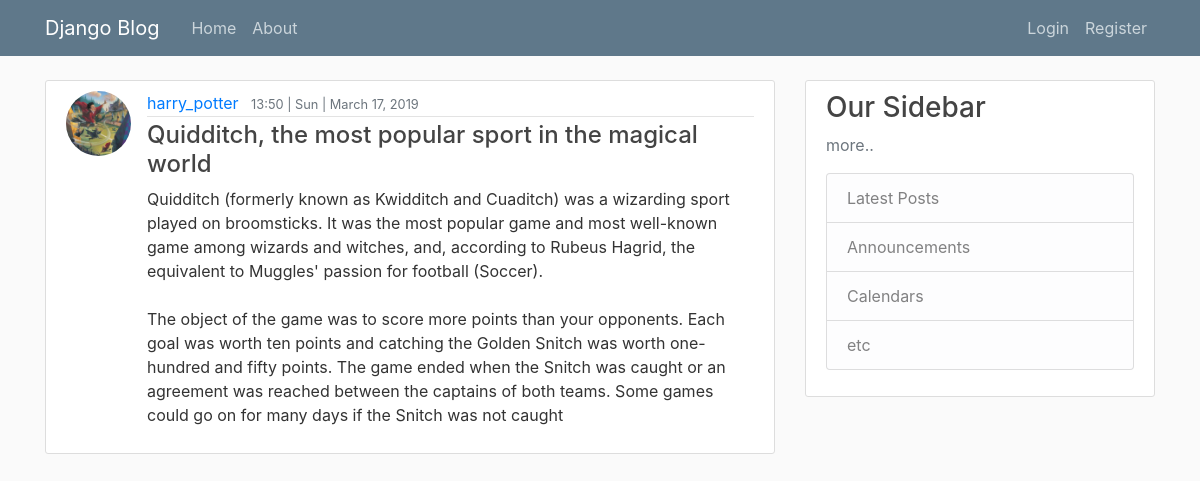
The page /post/13/ on the database its author committed.
### blog/models.py (models this page shows, shortened)
class Post(models.Model):
	title = models.CharField(max_length=100)
	content = models.TextField()
	date_posted = models.DateTimeField(default=timezone.now)
	author = models.ForeignKey(User, on_delete=models.CASCADE)

### users/models.py (models this page shows, shortened)
class Profile(models.Model):
	user = models.OneToOneField(User, on_delete=models.CASCADE)
	image = models.ImageField(default='default.png', upload_to='profile_pics')

### blog/views.py (the view)
# urls.py: path('post/<int:pk>/', PostDetailView.as_view(), name='post-detail'),
class PostDetailView(DetailView):
	model = Post

### blog/templates/blog/post_detail.html (shortened to what this page needs)
{% extends "blog/base.html" %}
{% block content %}
	<article class="media content-section">
		<img class="rounded-circle article-img" src="{{ object.author.profile.image.url}}">
		<div class="media-body">
			<div class="article-metadata">
				<a class="mr-2" href="{% url 'user-posts' object.author.username %}">{{object.author }}</a>
				<small class="text-muted">{{ object.date_posted|date:"G:i | D | F d, Y" }}</small>
			</div>
			<h4 class="article-title" >{{ object.title }}</a></h4>
			<p class="article-content">{{ object.content }}</p>
		</div>
	</article>
{% endblock content %}

### blog/static/blog/main.css (style rules this page uses)
body { background: #fafafa; color: #333333; margin-top: 5rem; }
h1, h2, h3, h4, h5, h6 { color: #444444; }
.content-section { background: #ffffff; padding: 10px 20px; border: 1px solid #dddddd; border-radius: 3px; margin-bottom: 20px; }
.article-title { color: #444444; }
.article-content { white-space: pre-line; }
.article-img { height: 65px; width: 65px; margin-right: 16px; }
.article-metadata { padding-bottom: 1px; margin-bottom: 4px; border-bottom: 1px solid #e3e3e3 }

### rows shown on the page
Post: author.profile.image (picture), author "harry_potter", date_posted|D "13:50 | Sun | March 17, 2019", title "Quidditch, the most popular sport in the magical world", content "Quidditch (formerly known as Kwidditch and Cuaditch) was a wizarding sport played on broomsticks. It was the most popular game and most well-known game among wizards and witches, and, according to Rubeus Hagrid, the equivalent to Muggles' passion for football (Soccer). The object of the game was to score more points than your opponents. Each goal was worth ten points and catching the Golden Snitch was worth one-hundred and fifty points. The game ended when the Snitch was caught or an agreement was reached between the captains of both teams. Some games could go on for many days if the Snitch was not caught"
